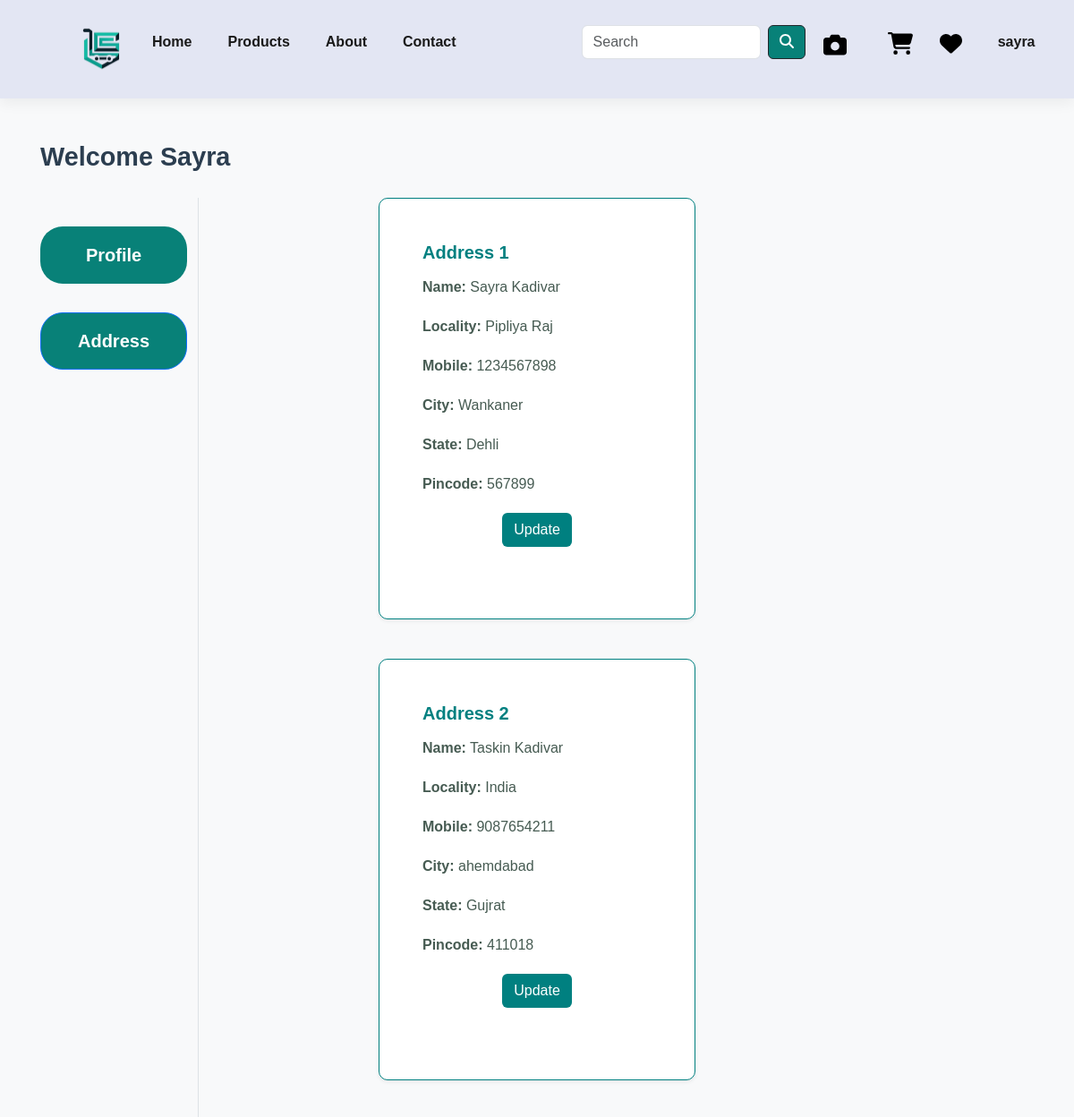
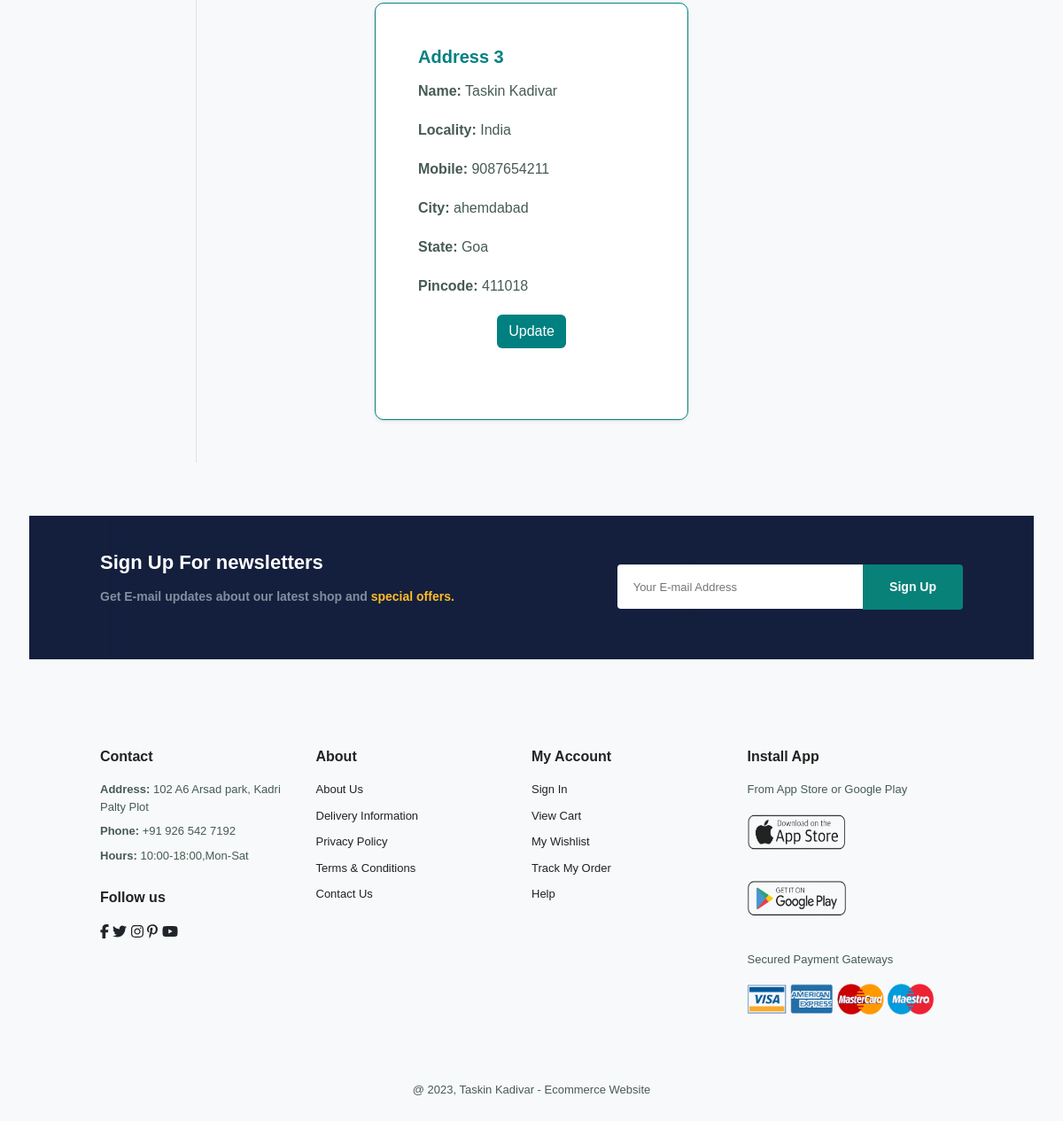
The app's page /address/ (signed in) with its own data (2 pictures, top to bottom).
### app/models.py (models this page shows, shortened)
class Customer(models.Model):
    user = models.ForeignKey(User, on_delete=models.CASCADE)
    name = models.CharField(max_length=200)
    locality = models.CharField(max_length=200)
    city = models.CharField(max_length=50)
    mobile = models.CharField(max_length=15)  # Changed from IntegerField to CharField
    zipcode = models.CharField(max_length=10)  # Changed to CharField to allow leading zeros
    state = models.CharField(choices=STATE_CHOICES, max_length=100)
    created_at = models.DateTimeField(default=now)

### app/views.py (the view)
# urls.py: path('address/', views.addresss, name='address'),
@login_required
def addresss(request):
    if not request.user.is_authenticated:
        messages.warning(request, "You must be logged in to view your addresses.")
        return redirect('profile')  # Redirect to profile or login page
    add = Customer.objects.filter(user=request.user)
    totalitem = 0
    wishitem = 0
    if request.user.is_authenticated:
        totalitem = len(Cart.objects.filter(user=request.user))
        wishitem = len(Wishlist.objects.filter(user=request.user))
    return render(request, 'app/address.html', {'add': add})

### templates/app/address.html (shortened to what this page needs)
{% extends 'app/base.html' %}
{% load static %}
{% block main-content %}
<div class="container my-5">
    <div class="row">
        <h3>Welcome <span class="text-capitalize">{{request.user}}</span></h3>
    <div class="col-sm-2 border-end">
        <ul class="list-unstyled">
            <li class="d-grid"><a href="{% url 'profile' %}" class="btn">Profile</a></li>
            <li class="d-grid"><a href="{% url 'address' %}" class="btn btn-primary">Address</a></li>
        </ul>
    </div>
    <div class="col-sm-8 offset-sm-1">
        <div class="row">
            {% for ad in add %}
            <div class="col-md-6 mb-4">
                <div class="card border-teal shadow-sm h-100">
                    <div class="card-body">
                        <h5 class="card-title text-teal">Address {{ forloop.counter }}</h5>
                        <p><strong>Name:</strong> {{ ad.name }}</p>
                        <p><strong>Locality:</strong> {{ ad.locality }}</p>
                        <p><strong>Mobile:</strong> {{ ad.mobile }}</p>
                        <p><strong>City:</strong> {{ ad.city }}</p>
                        <p><strong>State:</strong> {{ ad.state }}</p>
                        <p><strong>Pincode:</strong> {{ ad.zipcode }}</p>
                        <div class="text-center mt-3">
                            <a href="{% url 'updateAddress' pk=ad.id %}" class="btn btn-teal">Update</a>
                        </div>
                    </div>
                </div>
            </div>
            {% endfor %}
        </div>
    </div>
{% endblock main-content %}

### templates/app/base.html (shortened to what this page needs)
<!DOCTYPE html>
{% load static %}
<html lang="en">
<head>
    <link rel="stylesheet" href="https://cdnjs.cloudflare.com/ajax/libs/font-awesome/6.0.0-beta3/css/all.min.css">
    <link href="https://cdn.jsdelivr.net/npm/bootstrap@5.3.3/dist/css/bootstrap.min.css" rel="stylesheet">
    <link rel="stylesheet" href="font/css/all.css"/>
    <link rel="stylesheet" href="{% static 'app/css/owl.carousel.min.css' %}" />
   <link rel="stylesheet" href="{% static 'app/css/style.css' %}" />
</head>
<body>
    <nav id="header">
        <a href="/" class="navbar-brand">
            <img src="{% static 'app/images/logo.png' %}" width="70" height="70" alt="Logo">
        </a>
        <ul id="navbar">
            <li><a href="/" class="{% if request.path == '/' %}active{% endif %}">Home</a></li>
            <li class="nav-item dropdown">
                <a href="#" role="button" data-bs-toggle="dropdown" aria-expanded="false"
                    onmouseover="this.style.color='#088178'; this.getElementsByTagName('i')[0].style.color='#088178'"
                    onmouseout="this.style.color='#080808'; this.getElementsByTagName('i')[0].style.color='#080808'">
                    Products
                </a>
            </li>
            <li><a href="{% url 'about' %}" class="{% if request.path == '/about/' %}active{% endif %}">About</a></li>
            <li><a href="{% url 'contact' %}" class="{% if request.path == '/contact/' %}active{% endif %}">Contact</a></li>
            <form class="d-flex" role="search" action="/search">
                <input class="form-control me-2" type="search" placeholder="Search" name="search" aria-label="Search">
                <button class="btn btn-outline-dark" type="submit"><i class="fa-solid fa-magnifying-glass"></i></button>
            </form>
            <li style="padding-top: 5px; display: inline-block;">
               <a href="{% url 'image_search' %}"
               style="text-decoration: none; color: #000000; font-size: 20px; display: flex; align-items: center;"
               onmouseover="this.style.color='#088178';"
               onmouseout="this.style.color='#000000';">
                <i class="fa-solid fa-camera" style="margin-right: 6px; font-size: 26px;"></i>
                </a>
            </li>
            <li style="margin-right: 0px; padding-right: 15px; padding-top: 5px; display: inline-block;">
                <a href="{% url 'showcart' %}" style="text-decoration: none; color: #000000; font-size: 25px; position: relative;"
                   onmouseover="this.querySelector('i').style.color='#088178';"
                   onmouseout="this.querySelector('i').style.color='#000000';">
                    <i class="fa-solid fa-cart-shopping" style="color: inherit; font-size: 25px;"></i>
                </a>
            </li>
            <li style="margin-left: 0px; padding-left: 15px; padding-top: 5px; display: inline-block;">
                <a href="{% url 'wishlist' %}" style="text-decoration: none; color: #000000; font-size: 25px; position: relative;"
                   onmouseover="this.querySelector('i').style.color='#088178';"
                   onmouseout="this.querySelector('i').style.color='#000000';">
                    <i class="fa-solid fa-heart" style="color: inherit; font-size: 25px;"></i>
                </a>
            </li>
            {% if request.user.is_authenticated %}
                <li><a href="#" data-bs-toggle="dropdown" aria-expanded="false"
                    onmouseover="this.style.color='#088178'; this.getElementsByTagName('i')[0].style.color='#088178'"
                    onmouseout="this.style.color='#080808'; this.getElementsByTagName('i')[0].style.color='#080808'">
                    {{ request.user.username }}
                </a>
                </li>
            {% else %}
                <li><a href="{% url 'login' %}" class="nav-link">Login</a></li>
                <li><a href="{% url 'customerregistration' %}" class="nav-link">Register</a></li>
            {% endif %}
        </ul>
    </nav>
    {% block main-content %}{% endblock main-content %}
    <section id="newsletter" class="section-p1 section-m1">
        <div class="newstext">
            <h4>Sign Up For newsletters</h4>
            <p>Get E-mail updates about our latest shop and <span>special offers.</span></p>
        </div>
        <div class="form">
           <input type="text" placeholder="Your E-mail Address">
           <button class="normal">Sign Up</button>
        </div>
     </section>
    <footer class="section-p1">
        <div class="col">
          <h4>Contact</h4>
          <p><strong>Address:</strong> 102 A6 Arsad park, Kadri Palty Plot</p>
          <p><strong>Phone:</strong> +91 926 542 7192</p>
          <p><strong>Hours:</strong> 10:00-18:00,Mon-Sat</p>
          <div class="follow">
              <h4>Follow us</h4>
              <div class="icon">
               <i class="fa-brands fa-facebook-f"></i>
               <i class="fa-brands fa-twitter"></i>
               <i class="fa-brands fa-instagram"></i>
               <i class="fa-brands fa-pinterest-p"></i>
               <i class="fa-brands fa-youtube"></i>
              </div>
          </div>
        </div>
        <div class="col">
            <h4>About</h4>
            <a href="#">About Us</a>
            <a href="#">Delivery Information</a>
            <a href="#">Privacy Policy</a>
            <a href="#">Terms & Conditions</a>
            <a href="#">Contact Us</a>
        </div>
       <div class="col">
         <h4>My Account</h4>
         <a href="#">Sign In</a>
         <a href="#">View Cart</a>
         <a href="#">My Wishlist</a>
         <a href="#">Track My Order</a>
         <a href="#">Help</a>
       </div>
       <div class="col install">
           <h4>Install App</h4>
           <p>From App Store or Google Play</p>
           <div class="row">
              <img src="{% static 'app/images/pay/app.png' %}" alt="" class="app">
              <img src="{% static 'app/images/pay/play.png' %}" alt="" class="play">
           </div>
           <p>Secured Payment Gateways </p>
           <img src="{% static 'app/images/pay/visa.png' %}" alt="" class="visa">
         </div>
          <div class="copyright">
              <p>@ 2023, Taskin Kadivar - Ecommerce Website</p>
          </div>
   </footer>
</body>
</html>

### templates/app/base.html (style rules this page uses)
* { margin:0; padding:0; box-sizing:border-box; font-family: 'spartan', sans-serif; }
h4 { font-size: 20px; color: #222; }
p { font-size: 16px; color: #465b52; margin: 15px 0 20px 0; }
.section-p1 { padding: 40px 80px; }
.section-m1 { margin: 40px 0; }
button.normal { font-size: 14px; font-weight: 600; padding: 15px 30px; color: #000; background-color: #fff; border-radius: 4px; cursor: pointer; border: none; outline: none; transition: 0.2s; }
body { width:100%; }
#header { display: flex; align-items: center; justify-content: space-between; padding: 20px 80px; background: #E3E6F3; box-shadow: 0 5px 15px rgba(0,0,0,0.06); z-index: 999; position: sticky; top: 0; left: 0; }
#navbar { display: flex; align-items: center; justify-content: center; list-style: none; padding: 0; }
#navbar li { position: relative; padding: 0 20px; }
#navbar li a { text-decoration: none; font-size: 16px; font-weight: 600; color: #1a1a1a; transition: 0.3s ease; }
#navbar form { display: flex; align-items: center; margin-left: 20px; }
#navbar form input { width: 200px; margin-right: 10px; }
#navbar form button { background-color: #088178; color: white; }
#navbar form { margin-left: 120px; }
.container { margin: 0 auto; padding: 0 15px; }
.row { display: flex; flex-wrap: wrap; justify-content: space-between; gap: 20px; }
#newsletter { display: flex; justify-content: space-between; flex-wrap: wrap; align-items: center; background-image: url("img/banner/b18.PNG"); background-position: 20% 30%; background-color: #01013b; }
#newsletter h4 { font-size: 22px; font-weight: 700; color: #fff; }
#newsletter p { font-size: 14px; font-weight: 600; color: #818ea0; }
#newsletter p span { color: #ffbd27; }
#newsletter .form { display: flex; width: 40%; }
#newsletter input { height: 3.125rem; padding: 0 1.25em; font-size: 13px; width: 100%; border: 1px solid transparent; border-radius: 4px; outline:none; border-top-right-radius: 0; border-bottom-right-radius: 0; }
#newsletter button { background-color: #088178; color:#fff; white-space: nowrap; border-top-left-radius: 0; border-bottom-left-radius: 0; }
footer { display: flex; flex-wrap: wrap; justify-content: space-between; padding: 40px 10%; }
footer .col { display: flex; flex-direction: column; align-items: flex-start; margin-bottom: 20px; flex-grow: 1; margin-right: 20px; }
footer h4 { font-size: 16px; font-weight: bold; padding-bottom: 10px; }
footer p { font-size: 13px; margin: 0 0 8px 0; }
footer a { font-size: 13px; text-decoration: none; color: #222; margin-bottom: 10px; }
footer .copyright { text-align: center; width: 100%; margin-top: 40px; }
footer .follow { margin-top: 20px; }
footer .install img { margin: 10px 0 15px 0; }
footer .row { display: flex; gap: 10px; }
footer .install img.app, footer .install img.play { width: 135px; height: 40px; }
footer .install img.visa { width: 210px; height: 35px; }
body { font-family: 'Helvetica Neue', Helvetica, Arial, sans-serif; background-color: #f8f9fa; }
.container { max-width: 1140px; margin: 0 auto; }
h3 { font-size: 1.8rem; font-weight: bold; color: #2c3e50; }
.card { margin-bottom: 2rem; border: 1px solid #ddd; border-radius: 10px; background-color: #fff; padding: 1.5rem; box-shadow: 0 0 10px rgba(0, 0, 0, 0.1); }
.card-body { padding: 1.5rem; }
.row { margin-bottom: 1.5rem; }
h5 { font-size: 1.25rem; font-weight: bold; color: #2c3e50; }
.d-grid { margin-top: 2rem; }
.d-grid .btn { padding: 1rem; background-color: #088178; border-radius: 25px; color: white; font-size: 1.25rem; font-weight: bold; transition: all 0.3s; }
.text-center { text-align: center; }

### templates/app/address.html (style rules this page uses)
.btn-teal { background-color: #008080; color: #fff; }
.text-teal { color: #008080; }
.border-teal { border: 1px solid #008080; }

### records on screen
Customer: name "Sayra Kadivar", locality "Pipliya Raj", mobile "1234567898", city "Wankaner", state "Dehli", zipcode "567899"
Customer: name "Taskin Kadivar", locality "India", mobile "9087654211", city "ahemdabad", state "Gujrat", zipcode "411018"
Customer: name "Taskin Kadivar", locality "India", mobile "9087654211", city "ahemdabad", state "Goa", zipcode "411018"

### other values on screen
{{ request.user.username }} "sayra"
{{ request.user }} "Sayra"
